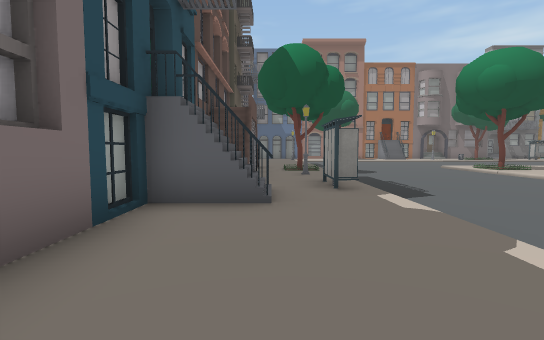
view 1 (above)

21 first-person views from a walk through a 3-D level made in the Unity game engine. The camera is 1.5 m above the floor, tilts 4° down and sees 85° across. The floor is counted in squares, 2 m on a side. Each view is taken from the middle of a square. On the plan, view 1 faces up. The plan holds only what a view shows up to about 10 squares ahead; the rest is blank. The place goes on beyond the plan. The player is left out. Some surface patterns are stand-ins.

view 2
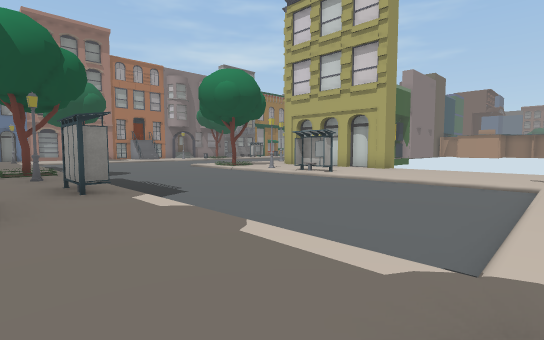

view 3
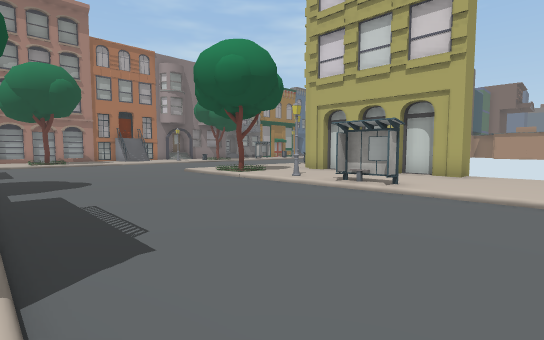

view 4
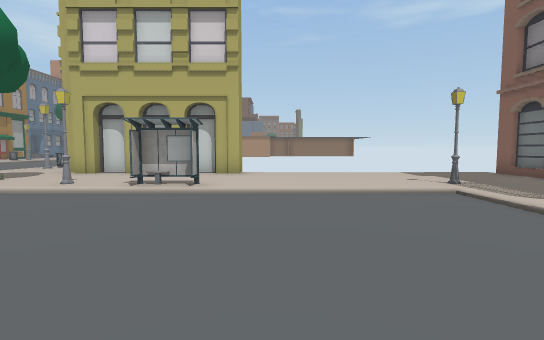

view 5
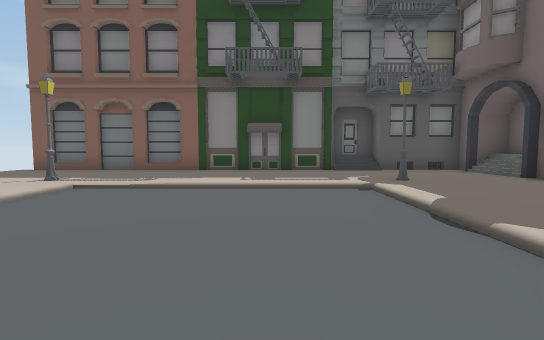

view 6
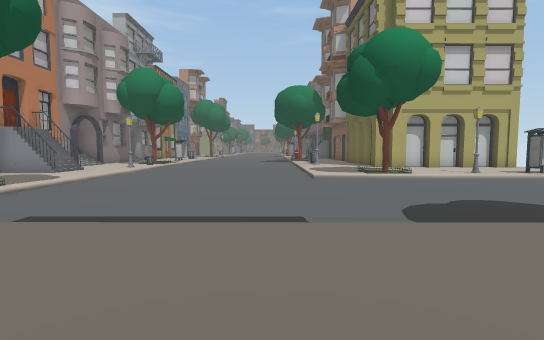

view 7
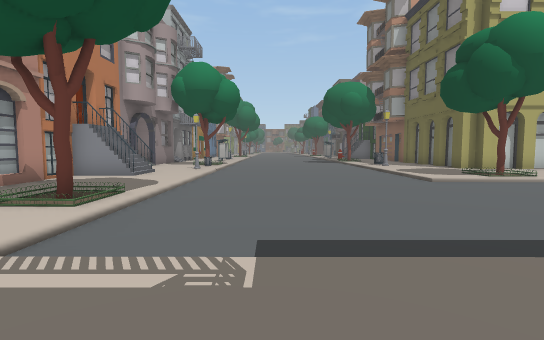

view 8
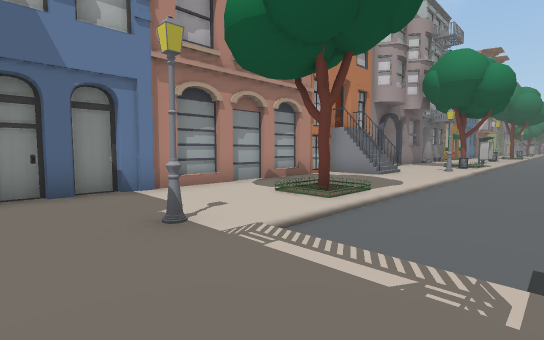

view 9
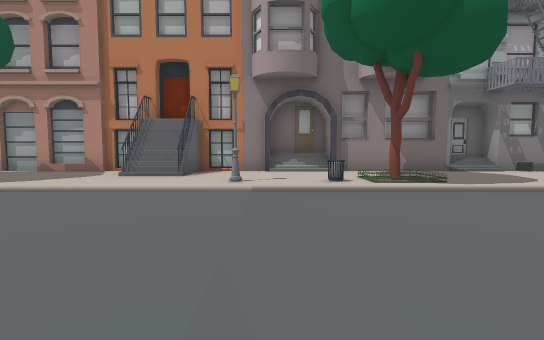

view 10
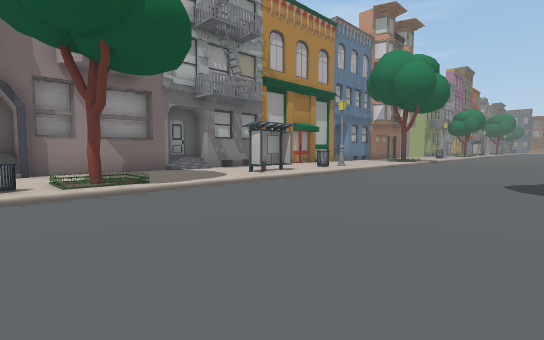

view 11
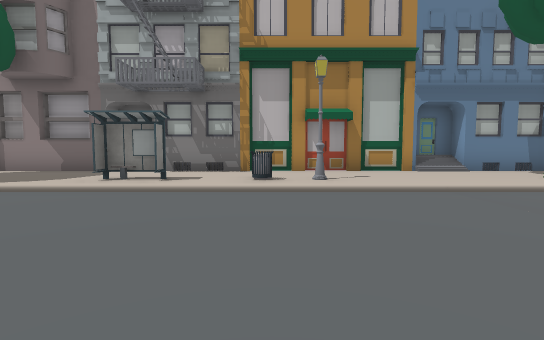

view 12
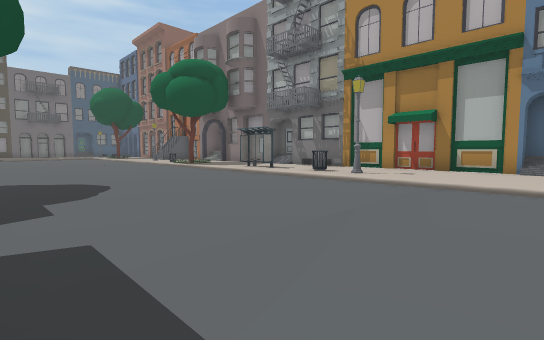

view 13
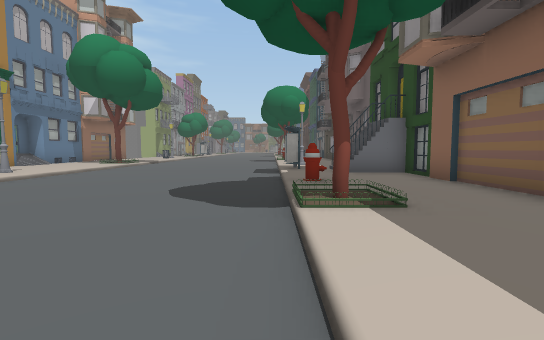

view 14
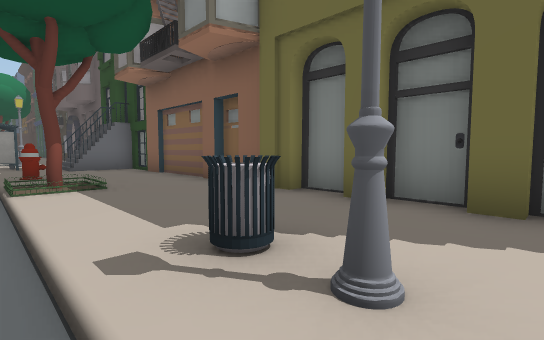

view 15
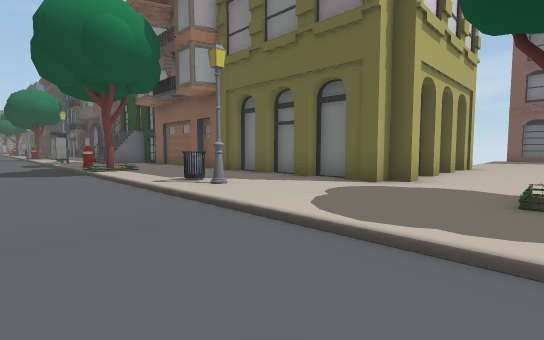

view 16
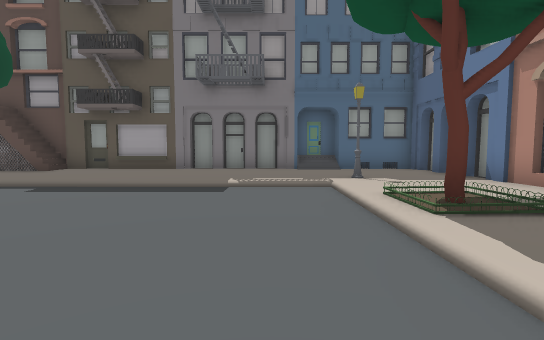

view 17
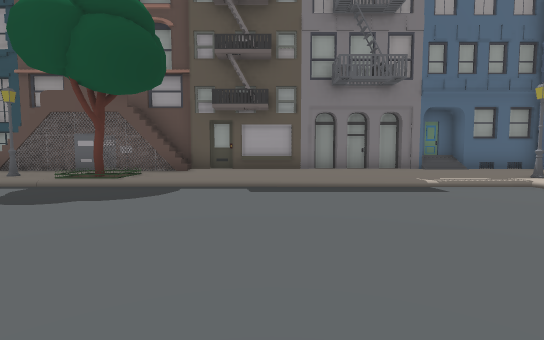

view 18
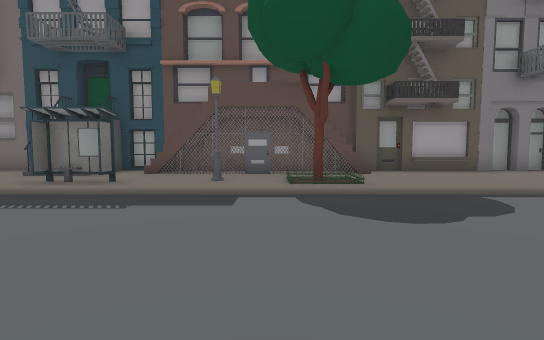

view 19
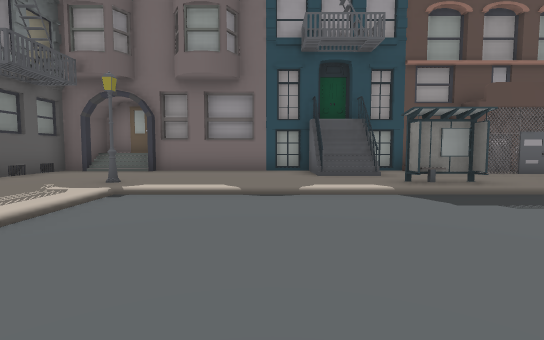

view 20
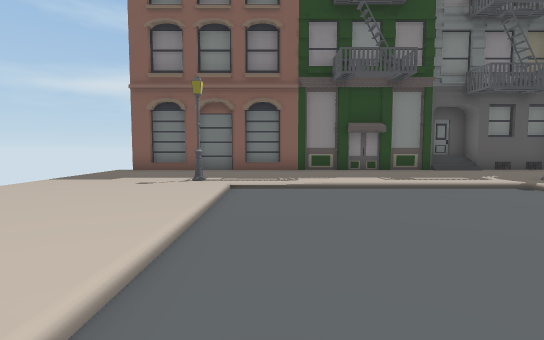

view 21
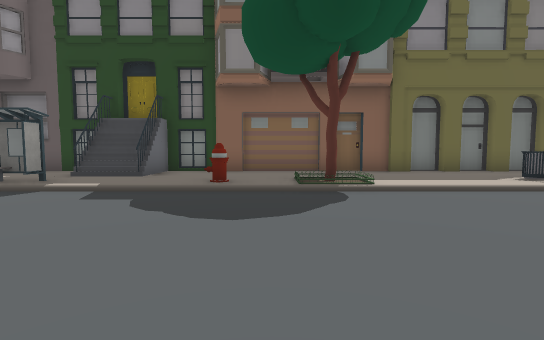

### Floor plan
Key: @ floor where view 1 was taken; # wall or solid block; . main floor; - floor 0.25 m lower than the main floor; / step, stairs or slope; T tree; O other object.
Columns run from 3 left of view 1 to 27 right of it. Each row starts with its distance up from view 1.
 25                ###  ###      ##
 24  ###############/####/########/
 23  #........../#.................
 22  #.....//.../#.................
 21  #..#../T.../.#.O.T...O..O#....
 20  #...//////////////////////////
 19  #.../-------------------------
 18  #.../-------------------------
 17  #.../-------------------------
 16  #.../-------------------------
 15  #.../-------------------------
 14  #.../-----///////////O////////
 13  #.../-----//....OO../T.O../O/
 12  #/../-----//.............#/..
 11  #/.T/-----/T.............#/...
 10  # ../-----/...################
  9  # .#/-----/...#
  8  #/../-----/...#
  7  #/.O/-----O...#
  6  #./O/-----O...#
  5  #////-----/...#
  4  ##/./-----/...
  3  #.../-----/...
  2  #.../-----/...
  1  #.../-----/...
  0 ##.@#/......#..
 -1 #/.............
 -2 #/.............
 -3 ####//#########
 -4    ####

Where each view was taken, in squares from view 1:
view 1: 0 up, 0 right, facing up
view 2: 0 up, 0 right, facing up-right
view 3: 3 up, 2 right, facing up-right
view 4: 4 up, 2 right, facing right
view 5: 6 up, 4 right, facing down
view 6: 15 up, 1 left, facing right
view 7: 18 up, 0 right, facing right
view 8: 18 up, 0 right, facing up-right
view 9: 15 up, 12 right, facing up
view 10: 15 up, 13 right, facing up-right
view 11: 15 up, 22 right, facing up
view 12: 14 up, 27 right, facing up-left
view 13: 14 up, 15 right, facing right
view 14: 14 up, 13 right, facing down-right
view 15: 16 up, 9 right, facing down-right
view 16: 19 up, 8 right, facing left
view 17: 15 up, 8 right, facing left
view 18: 10 up, 7 right, facing left
view 19: 3 up, 7 right, facing left
view 20: 6 up, 7 right, facing down
view 21: 19 up, 20 right, facing down
